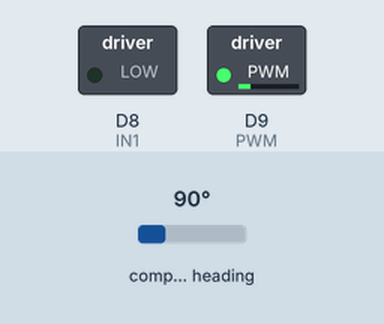
Recording of a sketch running on a simulated Arduino Zero (SAMD21). Shown: switched loads named in the sketch (green lamp = pin HIGH). Inputs (shaded band) come from the test bench; at power-on: compass heading 90°. What the sketch prints to the serial monitor is not drawn.

Above: at 1.2 s.
1.3 s: compass heading set to 149°
At 1.8 s:
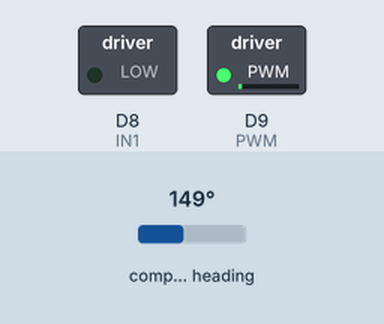
2.8 s: compass heading set to 152°
At 4.0 s:
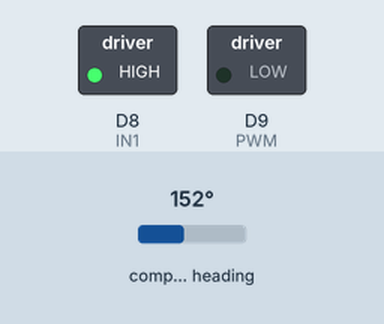
4.3 s: compass heading set to 7°
At 5.3 s:
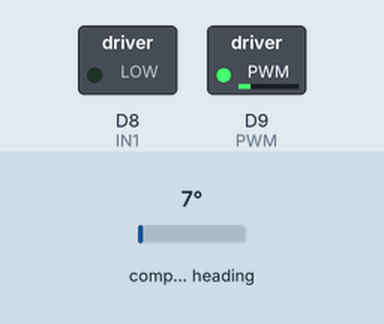
5.8 s: compass heading set to 269°
At 6.4 s:
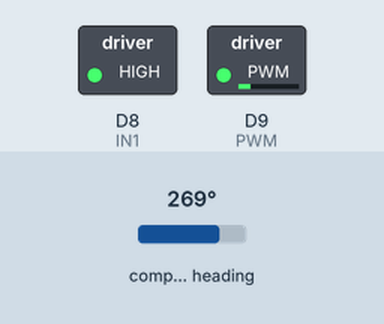
Timing chart, 0 to 8.3 s (numbered marks = the images above; inputs shaded):
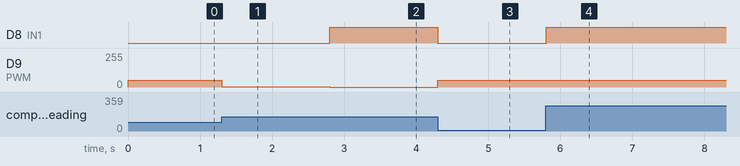

The sketch:

pid_position_control_code.ino
```cpp
#include <util/atomic.h> // For the ATOMIC_BLOCK macro
#include <Wire.h>
#include <AS5600.h>
#ifdef ARDUINO_SAMD_VARIANT_COMPLIANCE
  #define SERIAL SerialUSB
  #define SYS_VOL   3.3
#else
  #define SERIAL Serial
  #define SYS_VOL   5
#endif

AMS_5600 ams5600;

int ang, lang = 0;

int PWM =9;
int IN1= 8;

volatile int posi = 0; // specify posi as volatile: https://www.arduino.cc/reference/en/language/variables/variable-scope-qualifiers/volatile/
long prevT = 0;
float eprev = 0;
float eintegral = 0;

void setup() {
   pinMode(PWM,OUTPUT);
  pinMode(IN1,OUTPUT);

   SERIAL.begin(115200);
  Wire.begin();
  SERIAL.println(">>>>>>>>>>>>>>>>>>>>>>>>>>> ");
  if(ams5600.detectMagnet() == 0 ){
    while(1){
        if(ams5600.detectMagnet() == 1 ){
           // SERIAL.print("Current Magnitude: ");
           // SERIAL.println(ams5600.getMagnitude());
            break;
        }
        else{
            //SERIAL.println("Can not detect magnet");
        }
        delay(1000);
    }

  }


  Serial.println("target pos");
}

//////function///////
float convertRawAngleToDegrees(word newAngle)
{
  /* Raw data reports 0 - 4095 segments, which is 0.087 of a degree */
  float retVal = newAngle * 0.087;
  ang = retVal;
  return ang;
}


void loop() {

  // set target position
  int target = 150;
  /////////////int target = 250*sin(prevT/1e6);

  // PID constants
  float kp = 1;
  float kd = 0.025;
  float ki = 0.0;

  // time difference
  long currT = micros();
  float deltaT = ((float) (currT - prevT))/( 1.0e6 );
  prevT = currT;

  // Read the position in an atomic block to avoid a potential
  // misread if the interrupt coincides with this code running
  // see: https://www.arduino.cc/reference/en/language/variables/variable-scope-qualifiers/volatile/
  int pos = 0;
  ATOMIC_BLOCK(ATOMIC_RESTORESTATE) {
    pos = posi;
  }
  posi = convertRawAngleToDegrees(ams5600.getRawAngle()),DEC ;

  // error
  int e = pos - target;

  // derivative
  float dedt = (e-eprev)/(deltaT);

  // integral
  eintegral = eintegral + e*deltaT;

  // control signal
  float u = kp*e + kd*dedt + ki*eintegral;

  // motor power
  float pwr = fabs(u);
  if( pwr > 50 ){
    pwr = 50;
  }

  // motor direction
  int dir = 1;
  if(u<0){
    dir = -1;
  }

  // signal the motor
  setMotor(dir,pwr,PWM,IN1);


  // store previous error
  eprev = e;

  Serial.print(target);
  Serial.print(" ");
  Serial.print(pos);
  Serial.println();
}

void setMotor(int dir, int pwmVal, int PWM, int in1){
  analogWrite(PWM,pwmVal);
  if(dir == 1){
    digitalWrite(in1,HIGH);

  }
  else if(dir == -1){
    digitalWrite(in1,LOW);

  }
  else{
    analogWrite(PWM,0);
  }
}
```

Measured:
- the behaviour switches between 151 and 152° on compass heading (found by bisection; images 1 and 2)
- after the input at 1.3 s, D9 (PWM): 50/255 → 3/255 at once
- after the input at 2.8 s, D8 (IN1): LOW → HIGH at once; D9 (PWM): 3/255 → 0/255 at once
- after the input at 4.3 s, D8 (IN1): HIGH → LOW at once; D9 (PWM): 0/255 → 50/255 at once
- after the input at 5.8 s, D8 (IN1): LOW → HIGH at once
